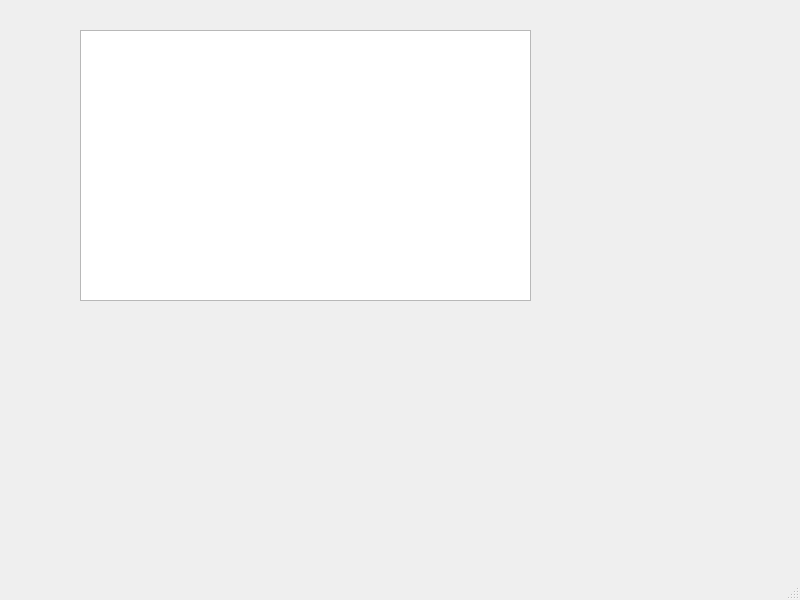
<?xml version="1.0" encoding="UTF-8"?>
<ui version="4.0">
 <class>MainWindow</class>
 <widget class="QMainWindow" name="MainWindow">
  <property name="geometry">
   <rect>
    <x>0</x>
    <y>0</y>
    <width>800</width>
    <height>600</height>
   </rect>
  </property>
  <property name="windowTitle">
   <string>MainWindow</string>
  </property>
  <widget class="QWidget" name="centralwidget">
   <widget class="QGraphicsView" name="graphicsView">
    <property name="geometry">
     <rect>
      <x>80</x>
      <y>30</y>
      <width>451</width>
      <height>271</height>
     </rect>
    </property>
   </widget>
  </widget>
  <widget class="QMenuBar" name="menubar">
   <property name="geometry">
    <rect>
     <x>0</x>
     <y>0</y>
     <width>800</width>
     <height>20</height>
    </rect>
   </property>
  </widget>
  <widget class="QStatusBar" name="statusbar"/>
 </widget>
 <resources/>
 <connections/>
</ui>
